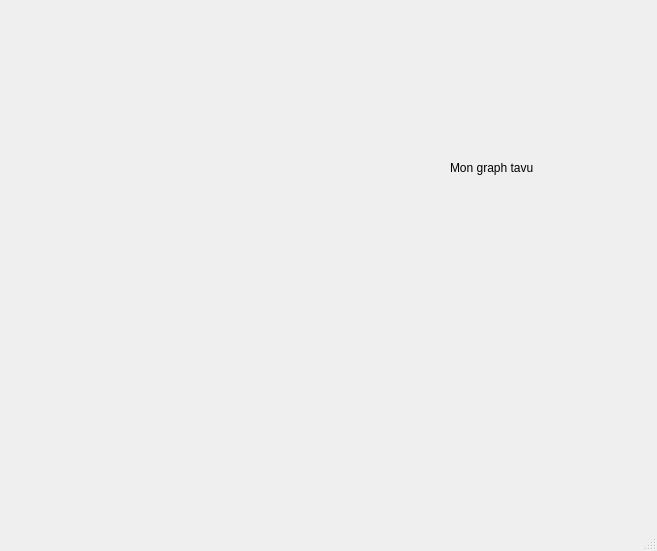
<?xml version="1.0" encoding="UTF-8"?>
<ui version="4.0">
 <class>MainWindow</class>
 <widget class="QMainWindow" name="MainWindow">
  <property name="geometry">
   <rect>
    <x>0</x>
    <y>0</y>
    <width>657</width>
    <height>551</height>
   </rect>
  </property>
  <property name="windowTitle">
   <string>MainWindow</string>
  </property>
  <widget class="QWidget" name="centralwidget">
   <widget class="PlotWidget" name="graphWidget" native="true">
    <property name="geometry">
     <rect>
      <x>20</x>
      <y>80</y>
      <width>341</width>
      <height>321</height>
     </rect>
    </property>
   </widget>
   <widget class="QLabel" name="label">
    <property name="geometry">
     <rect>
      <x>450</x>
      <y>160</y>
      <width>131</width>
      <height>16</height>
     </rect>
    </property>
    <property name="text">
     <string>Mon graph tavu</string>
    </property>
   </widget>
  </widget>
  <widget class="QMenuBar" name="menubar">
   <property name="geometry">
    <rect>
     <x>0</x>
     <y>0</y>
     <width>657</width>
     <height>26</height>
    </rect>
   </property>
  </widget>
  <widget class="QStatusBar" name="statusbar"/>
 </widget>
 <customwidgets>
  <customwidget>
   <class>PlotWidget</class>
   <extends>QWidget</extends>
   <header>pyqtgraph</header>
   <container>1</container>
  </customwidget>
 </customwidgets>
 <resources/>
 <connections/>
</ui>
